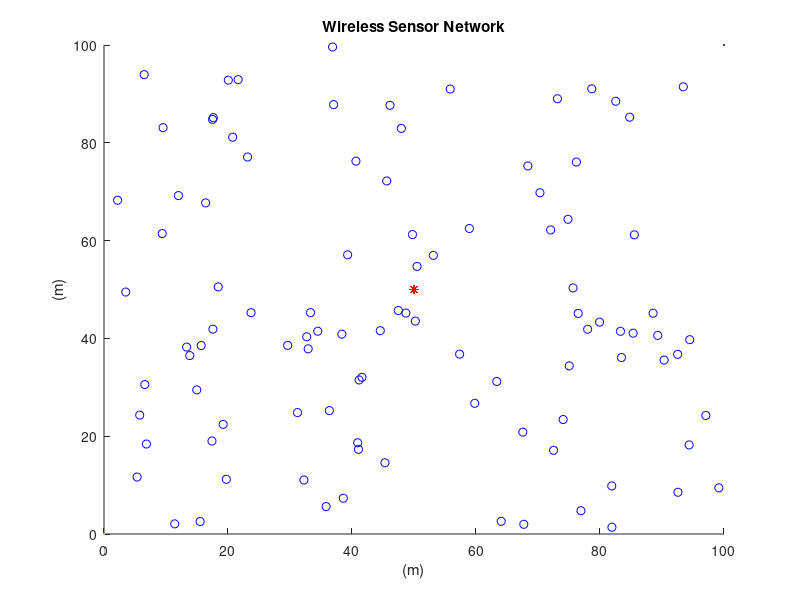

Recreate this plot in MATLAB. (Note: this script raises an error after producing the figure.)
%%%%%%%%%%%%%%%%%%%%%%%%%%%%%%%%%%%%%%%%%%%%%%%%%%%%%%%%%%%%%%%%%%%%%%%%
%                          LEACH Protocol                              %
%                          Part of Thesis:                             %
%       Energy-Efficient Protocols In Wireless Sensor Networks         %
%                                                                      %
% (c) Alexandros Nikolaos Zattas                                       %
% University of Peloponnese                                            %
% Department of Informatics and Telecommunications                     %
% For any related questions or additional information                  %
% send an e-mail to:                                                   %
% alexzattas@gmail.com                                                 %
%%%%%%%%%%%%%%%%%%%%%%%%%%%%%%%%%%%%%%%%%%%%%%%%%%%%%%%%%%%%%%%%%%%%%%%%


close all;
clear;
clc;

%%%%%%%%%%%%%%%%%%%% Network Establishment Parameters %%%%%%%%%%%%%%%%%%%%

%%% Area of Operation %%%

% Field Dimensions in meters %
xm=100;
ym=100;
x=0; % added for better display results of the plot
y=0; % added for better display results of the plot
% Number of Nodes in the field %
n=100;
% Number of Dead Nodes in the beggining %
dead_nodes=0;
% Coordinates of the Sink (location is predetermined in this simulation) %
sinkx=50;
sinky=50;

%%% Energy Values %%%
% Initial Energy of a Node (in Joules) % 
Eo=2; % units in Joules
% Energy required to run circuity (both for transmitter and receiver) %
Eelec=50*10^(-9); % units in Joules/bit
ETx=50*10^(-9); % units in Joules/bit
ERx=50*10^(-9); % units in Joules/bit
% Transmit Amplifier Types %
Eamp=100*10^(-12); % units in Joules/bit/m^2 (amount of energy spent by the amplifier to transmit the bits)
% Data Aggregation Energy %
EDA=5*10^(-9); % units in Joules/bit
% Size of data package %
k=4000; % units in bits
% Suggested percentage of cluster head %
p=0.05; % a 5 percent of the total amount of nodes used in the network is proposed to give good results
% Number of Clusters %
No=p*n; 
% Round of Operation %
rnd=0;
% Current Number of operating Nodes %
operating_nodes=n;
transmissions=0;
temp_val=0;
flag1stdead=0;
%%%%%%%%%%%%%%%%%%%%%%%%%%% End of Parameters %%%%%%%%%%%%%%%%%%%%%%%%%%%%



            %%% Creation of the Wireless Sensor Network %%%

% Plotting the WSN %
for i=1:n
    
    SN(i).id=i;	% sensor's ID number
    SN(i).x=rand(1,1)*xm;	% X-axis coordinates of sensor node
    SN(i).y=rand(1,1)*ym;	% Y-axis coordinates of sensor node
    SN(i).E=Eo;     % nodes energy levels (initially set to be equal to "Eo"
    SN(i).role=0;   % node acts as normal if the value is '0', if elected as a cluster head it  gets the value '1' (initially all nodes are normal)
    SN(i).cluster=0;	% the cluster which a node belongs to
    SN(i).cond=1;	% States the current condition of the node. when the node is operational its value is =1 and when dead =0
    SN(i).rop=0;	% number of rounds node was operational
    SN(i).rleft=0;  % rounds left for node to become available for Cluster Head election
    SN(i).dtch=0;	% nodes distance from the cluster head of the cluster in which he belongs
    SN(i).dts=0;    % nodes distance from the sink
    SN(i).tel=0;	% states how many times the node was elected as a Cluster Head
    SN(i).rn=0;     % round node got elected as cluster head
    SN(i).chid=0;   % node ID of the cluster head which the "i" normal node belongs to
    
    SN(i).score=-1; % score generated according to MCDM algorithm %
    SN(i).rank=-1; % rank assigned %
    
    hold on;
    figure(1)
    plot(x,y,xm,ym,SN(i).x,SN(i).y,'ob',sinkx,sinky,'*r');
    title 'Wireless Sensor Network';
    xlabel '(m)';
    ylabel '(m)';
    
end
 


                      %%%%%% Set-Up Phase %%%%%% 
                      
graphics_toolkit("gnuplot") % Setup the plotting library for graphs (used in GNU Octave)             

while operating_nodes>0
        
    % Displays Current Round %     
    rnd     

    % Threshold Value %
    t=(p/(1-p*(mod(rnd,1/p))));
    
    % Re-election Value %
    tleft=mod(rnd,1/p);
 
    % Reseting Previous Amount Of Cluster Heads In the Network %
    CLheads=0;
    
    % Reseting Previous Amount Of Energy Consumed In the Network on the Previous Round %
    energy=0;
 
    % Node Ranking process %
    PRERANK=[];
    RANKED=[];
    AVG=0;
    if (rnd>0)
        for counterRow=1:n       % insert values into matrix
            PRERANK(counterRow,1) = SN(counterRow).id;
            PRERANK(counterRow,2) = SN(counterRow).E;
            PRERANK(counterRow,3) = SN(counterRow).dts;
            PRERANK(counterRow,4) = SN(counterRow).rop;
            PRERANK(counterRow,5) = SN(counterRow).dtch;
            PRERANK(counterRow,6) = SN(counterRow).role;
            
            %AVG=(SN(counterRow).E+SN(counterRow).dts+SN(counterRow).dtch)/3;
            %PRERANK(counterRow,6) = AVG; 
        end
        %RANKED = sortrows(PRERANK,5);
        
        MAX=max(PRERANK);
        MIN=min(PRERANK);
        
        BENEFICIAL_PROCESSED=zeros(size(PRERANK,1),1);
        for counterBeneficial=1:size(PRERANK,1) % runs counter to process beneficial attributes (Residual energy)
            BENEFICIAL_PROCESSED(counterBeneficial,1)=(PRERANK(counterBeneficial,2)/MAX(1,2))^0.6;
        endfor
        
        NONBENEFICIAL_PROCESSED=zeros(size(PRERANK,1),1);
        for counterNonBeneficial=1:size(PRERANK,1) % runs counter to process nonbeneficial attributes (Dist. to sink)
            NONBENEFICIAL_PROCESSED(counterNonBeneficial,1)=(MIN(1,3)/PRERANK(counterNonBeneficial,3))^0.4;
        endfor
        
        SCORE=zeros(size(PRERANK,1),2);
        rank=0;
        for counterScore=1:size(PRERANK,1)
            SN(counterScore).score=BENEFICIAL_PROCESSED(counterScore,1)*NONBENEFICIAL_PROCESSED(counterScore,1);
            SCORE(counterScore,1)=BENEFICIAL_PROCESSED(counterScore,1)*NONBENEFICIAL_PROCESSED(counterScore,1);
            rank=rank+1;
            SCORE(counterScore,2)=rank;
        endfor
        
        RANKED=sortrows(SCORE,1);

        for assignRanksCounter=1:n
            % if (SN(assignRanksCounter).score == RANKED(assignRanksCounter,1))
            %     SN(assignRanksCounter).rank = RANKED(assignRanksCounter,2);
            % end
        endfor
        
    end
    
        
    % Cluster Heads Election %
        for i=1:n
            SN(i).cluster=0;    % reseting cluster in which the node belongs to
            SN(i).role=0;       % reseting node role
            SN(i).chid=0;       % reseting cluster head id
            if SN(i).rleft>0
               SN(i).rleft=SN(i).rleft-1;
            end
            SN(i).dts=sqrt((sinkx-SN(i).x)^2 + (sinky-SN(i).y)^2); % calculates the distance between the sink and the cluster head
            if (SN(i).E>0) && (SN(i).rleft==0)
                generate=rand;	
                    if generate< t
                        SN(i).role=1;	% assigns the node role of acluster head
                        SN(i).rn=rnd;	% Assigns the round that the cluster head was elected to the data table
                        SN(i).tel=SN(i).tel + 1;   
                        SN(i).rleft=1/p-tleft;    % rounds for which the node will be unable to become a CH
                        
                        CLheads=CLheads+1;	% sum of cluster heads that have been elected 
                        SN(i).cluster=CLheads; % cluster of which the node got elected to be cluster head
                        CL(CLheads).x=SN(i).x; % X-axis coordinates of elected cluster head
                        CL(CLheads).y=SN(i).y; % Y-axis coordinates of elected cluster head
                        CL(CLheads).id=i; % Assigns the node ID of the newly elected cluster head to an array
                    end
        
            end
        end
        
	% Fixing the size of "CL" array %
	CL=CL(1:CLheads);
  
    
    
    
    % Grouping the Nodes into Clusters & caclulating the distance between node and cluster head %
     
       for i=1:n
        if  (SN(i).role==0) && (SN(i).E>0) && (CLheads>0) % if node is normal
            for m=1:CLheads
            d(m)=sqrt((CL(m).x-SN(i).x)^2 + (CL(m).y-SN(i).y)^2);
            % we calculate the distance 'd' between the sensor node that is
            % transmitting and the cluster head that is receiving with the following equation+ 
            % d=sqrt((x2-x1)^2 + (y2-y1)^2) where x2 and y2 the coordinates of
            % the cluster head and x1 and y1 the coordinates of the transmitting node
            end
        d=d(1:CLheads); % fixing the size of "d" array
        [M,I]=min(d(:)); % finds the minimum distance of node to CH
        [Row, Col] = ind2sub(size(d),I); % displays the Cluster Number in which this node belongs too
        SN(i).cluster=Col; % assigns node to the cluster
        SN(i).dtch= d(Col); % assigns the distance of node to CH
        SN(i).chid=CL(Col).id;
        end
       end  
       
                           %%%%%% Steady-State Phase %%%%%%
                      
    % Energy Dissipation for normal nodes %
    
    for i=1:n
       if (SN(i).cond==1) && (SN(i).role==0) && (CLheads>0)
       	if SN(i).E>0
            ETx= Eelec*k + Eamp * k * SN(i).dtch^2;  
            SN(i).E=SN(i).E - ETx;
            energy=energy+ETx;
            
        % Dissipation for cluster head during reception
        if SN(SN(i).chid).E>0 && SN(SN(i).chid).cond==1 && SN(SN(i).chid).role==1
            ERx=(Eelec+EDA)*k;
            energy=energy+ERx;
            SN(SN(i).chid).E=SN(SN(i).chid).E - ERx;
             if SN(SN(i).chid).E<=0  % if cluster heads energy depletes with reception
                SN(SN(i).chid).cond=0;
                SN(SN(i).chid).rop=rnd;
                dead_nodes=dead_nodes +1;
                operating_nodes= operating_nodes - 1
             end
        end
        end
        
        
        if SN(i).E<=0       % if nodes energy depletes with transmission
        dead_nodes=dead_nodes +1;
        operating_nodes= operating_nodes - 1
        SN(i).cond=0;
        SN(i).chid=0;
        SN(i).rop=rnd;
        end
        
      end
    end            
    
    
    
    % Energy Dissipation for cluster head nodes %
   
   for i=1:n
     if (SN(i).cond==1)  && (SN(i).role==1)
         if SN(i).E>0
            ETx= (Eelec+EDA)*k + Eamp * k * SN(i).dts^2;
            SN(i).E=SN(i).E - ETx;
            energy=energy+ETx;
         end
         if  SN(i).E<=0     % if cluster heads energy depletes with transmission
         dead_nodes=dead_nodes +1;
         operating_nodes= operating_nodes - 1
         SN(i).cond=0;
         SN(i).rop=rnd;
         end
     end
   end

   

  
    if operating_nodes<n && temp_val==0
        temp_val=1;
        flag1stdead=rnd
    end
    % Display Number of Cluster Heads of this round %
    CLheads;
   
    
    transmissions=transmissions+1;
    if CLheads==0
    transmissions=transmissions-1;
    end
    
 
    % Next Round %
    rnd= rnd +1;
    
    tr(transmissions)=operating_nodes;
    op(rnd)=operating_nodes;
    

    if energy>0
    nrg(transmissions)=energy;
    end
    

end


sum=0;
for i=1:flag1stdead
    sum=nrg(i) + sum;
end

temp1=sum/flag1stdead;
temp2=temp1/n;

for i=1:flag1stdead
  avg_node(i)=temp2;
end
    
    
    % Plotting Simulation Results "Operating Nodes per Round" %
    figure(2)
    plot(1:rnd,op(1:rnd),'-r','Linewidth',2);
    title ({'LEACH'; 'Operating Nodes per Round';})
    xlabel 'Rounds';
    ylabel 'Operational Nodes';
    hold on;
    
    % Plotting Simulation Results  %
    % figure(3)
    % plot(1:transmissions,tr(1:transmissions),'-r','Linewidth',2);
    % title ({'LEACH'; 'Operational Nodes per Transmission';})
    % xlabel 'Transmissions';
    % ylabel 'Operational Nodes';
    % hold on;
    
    % Plotting Simulation Results  %
    % figure(4)
    % plot(1:flag1stdead,nrg(1:flag1stdead),'-r','Linewidth',2);
    % title ({'LEACH'; 'Energy consumed per Transmission';})
    % xlabel 'Transmission';
    % ylabel 'Energy ( J )';
    % hold on;
    

    % Plotting Simulation Results %
    figure(5)
    plot(1:flag1stdead,avg_node(1:flag1stdead),'-r','Linewidth',2);
    title ({'LEACH'; 'Average Energy consumed by a Node per Transmission';})
    xlabel 'Transmissions';
    ylabel 'Energy ( J )';
    hold on;
  
   %%% MCDM methods %%%
  
% Weighted product %
